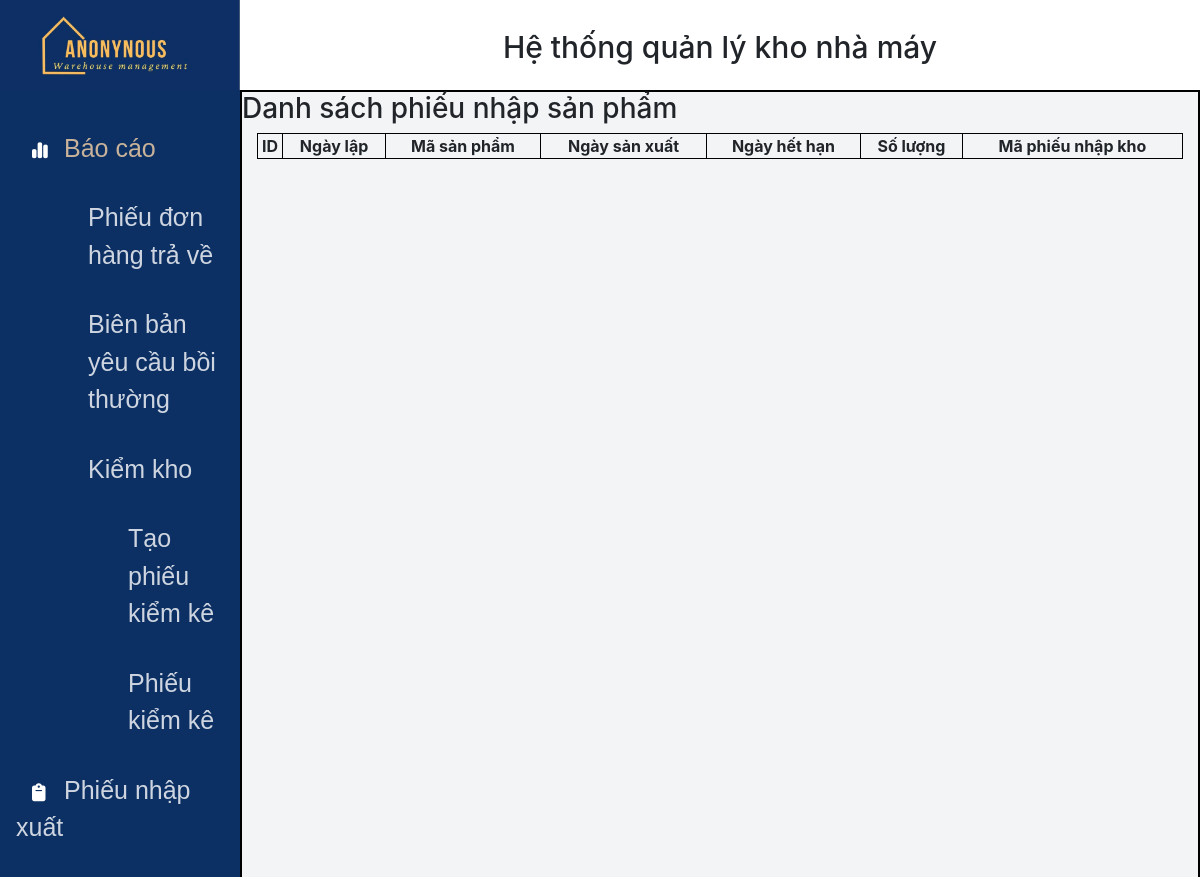
The page /DSphieuNhapSP.php (upper part) on the database as committed earlier.
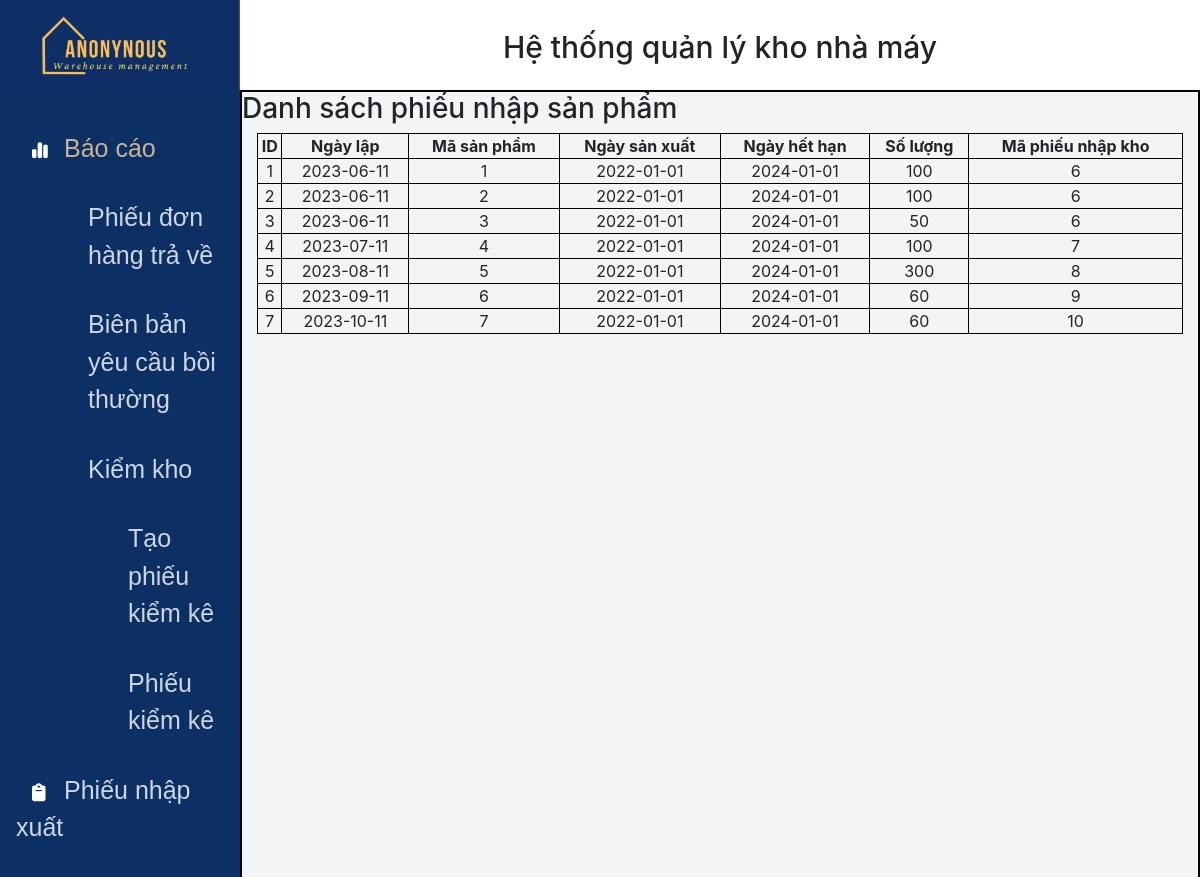
The same page on the database as committed later.
### tables this page shows
CREATE TABLE `chitietphieunhapsanpham` (
  `ID` int(11) NOT NULL,
  `SoLuong` int(11) NOT NULL,
  `NgaySX` date NOT NULL,
  `NgayHH` date NOT NULL,
  `MaSanPham` int(11) NOT NULL,
  `MaPhieuNhapKho` int(11) NOT NULL
);

CREATE TABLE `phieunhapkho` (
  `MaPhieuNhapKho` int(11) NOT NULL,
  `NgayLap` date NOT NULL,
  `MaKho` int(11) NOT NULL
);

### DSphieuNhapSP.php (the view, shortened to what this page needs)
<!DOCTYPE html>
<html lang="en">
<head>
    <link rel="stylesheet" href="static/css/styles.css">
    <link rel="stylesheet" href="static/css/bootstrap.min.css">
    <link rel="stylesheet" href="static/css/styles.css">
</head>
<body>
    <div class="header">
        <div class="header_inner">
            <div class="header_left">
                <a href="index.php"><img src="static/img/logo2.jpg" alt=""></a>
            </div>
            <div class="header_right">
                <h2>Hệ thống quản lý kho nhà máy</h2>
            </div>
        </div>
    </div>
    <div class="body_section">
        <div class="body_section_inner">
            <div class="body_section_inner_left">
            <div class="navbar">
                    <ul>
                        <li><i class="fa-solid fa-chart-simple"></i><a href="#"  id="color_highlight">Báo cáo</a></li>
                            <ul class="navbar_fix1">
                                <li><a href="index.php?page_layout=phieudonhangtrave">Phiếu đơn hàng trả về</a></li>
                                <li><a href="index.php?page_layout=bienbanyeucauboithuong">Biên bản yêu cầu bồi thường</a></li>
                                <li><a href="index.php?page_layout=phieukiemke">Kiểm kho</a></li>
                                    <ul class="navbar_fix2">
                                        <li><a href="index.php?page_layout=taophieukiemke">Tạo phiếu kiểm kê</a></li>
                                        <li><a href="index.php?page_layout=phieukiemke" >Phiếu kiểm kê</a></li>
                                    </ul>
                            </ul>
                        <li><i class="fa-solid fa-clipboard"></i><a href="index.php?page_layout=phieunhapxuat">Phiếu nhập xuất</a></li>
                        <ul class="navbar_fix1">
                            <li><a href="index.php?page_layout=phieunhapnvl">Phiếu nhập nguyên vật liệu</a></li>
                        </ul>
                    </ul>
                </div>
            </div>
            <div class="body_section_inner_right">
                <h3>Danh sách phiếu nhập sản phẩm</h3>
                <div class="col-md-12" >
                <table class="table-one">
                    <thead>
                        <tr>
                            <th>ID</th>
                            <th>Ngày lập</th>
                            <th>Mã sản phẩm</th>
                            <th>Ngày sản xuất</th>
                            <th>Ngày hết hạn</th>
                            <th>Số lượng </th>
                            <th>Mã phiếu nhập kho</th>
                        </tr>
                    </thead>
                    <tbody>
                        <?php
                        $conn=mysqli_connect("localhost","root","" ,"nhom2_qlkho");
                        $query="SELECT * FROM  chitietphieunhapsanpham x inner join phieunhapkho y on x.MaPhieuNhapKho = y.MaPhieuNhapKho";
                        $data=mysqli_query($conn,$query);
                        while($row=mysqli_fetch_assoc($data)){
                            echo '<tr>';
                            echo '<td>'.
                                $row['ID']
                                .'</td>';
                            echo '<td>'.
                                $row['NgayLap']
                                .'</td>';
                            echo '<td>'.
                                $row['MaSanPham']
                                .'</td>';
                            echo '<td>'.
                                $row['NgaySX']
                                .'</td>';
                            echo '<td>'.
                                $row['NgayHH']
                                .'</td>';
                            echo '<td>'.
                                $row['SoLuong']
                                .'</td>';
                            echo '<td>'.
                                $row['MaPhieuNhapKho']
                                .'</td>';
                            echo '</tr>';
                        }
                        ?>
                    </tbody>
                </table>
            </div>
        </div>
    </div>
</body>
</html>

### static/css/styles.css (style rules this page uses)
* { box-sizing: border-box; margin: 0; padding: 0; }
.header { width: 100%; }
.header_inner { width: 100%; height: auto; display: inline-flex; justify-content: space-between; }
.header_left { width: 20%; height: auto; }
.header_left img { width: 100%; height:100%; }
.header_right { width: 80%; height: auto; }
.header_right h2 { font-size: 30px; text-align: center; display: flex; justify-content: center; align-items: center; height: 100%; width: 100%; }
.body_section { width: 100%; margin-top: -4px; }
.body_section_inner { width: 100%; display: inline-flex; justify-content: space-evenly; }
.body_section_inner_left { width: 20%; height: auto; background-color: #0c3064; }
.navbar { width: 100%; height: auto; }
.navbar li { width: 100%; height: auto; padding-top: 2rem; list-style: none; }
.navbar li a { padding-left: 2rem; font-size: 25px; text-decoration: none; font-family: 'Raleway',sans-serif; cursor: pointer; color: #fff; opacity: 0.8; z-index: 1; }
.body_section_inner_right { width: 80%; height: auto; background-color: #f3f4f6; border: 2px solid black; }
.navbar_fix1 li,.navbar_fix2 li { width: 100%; height: auto; padding-top: 2rem; list-style: none; }
.navbar_fix1 li a { padding-left: 4.5rem; font-size: 25px; text-decoration: none; font-family: 'Raleway',sans-serif; cursor: pointer; color: #fff; opacity: 0.8; z-index: 1; display: flex; }
i { text-decoration: none; cursor: pointer; font-size: 18px; color: white; padding-left: 1rem; width:5%; }
.navbar_fix2 li a { padding-left: 7rem; font-size: 25px; text-decoration: none; font-family: 'Raleway',sans-serif; cursor: pointer; color: #fff; opacity: 0.8; z-index: 1; display: flex; }
#color_highlight { color: rgb(248, 211, 167); }
.table-one, thead, th,td { border: 1px solid black; justify-content: center; text-align: center; }
table { width:100%; }
th { width: calc((100%/6)-1px); }

Rows that differ between the two databases and show on the page:
added chitietphieunhapsanpham: ID "1", phieunhapkho.NgayLap "2023-06-11", MaSanPham "1", NgaySX "2022-01-01", NgayHH "2024-01-01", SoLuong "100", phieunhapkho.MaPhieuNhapKho "6"
added chitietphieunhapsanpham: ID "2", phieunhapkho.NgayLap "2023-06-11", MaSanPham "2", NgaySX "2022-01-01", NgayHH "2024-01-01", SoLuong "100", phieunhapkho.MaPhieuNhapKho "6"
added chitietphieunhapsanpham: ID "3", phieunhapkho.NgayLap "2023-06-11", MaSanPham "3", NgaySX "2022-01-01", NgayHH "2024-01-01", SoLuong "50", phieunhapkho.MaPhieuNhapKho "6"
added chitietphieunhapsanpham: ID "4", phieunhapkho.NgayLap "2023-07-11", MaSanPham "4", NgaySX "2022-01-01", NgayHH "2024-01-01", SoLuong "100", phieunhapkho.MaPhieuNhapKho "7"
added chitietphieunhapsanpham: ID "5", phieunhapkho.NgayLap "2023-08-11", MaSanPham "5", NgaySX "2022-01-01", NgayHH "2024-01-01", SoLuong "300", phieunhapkho.MaPhieuNhapKho "8"
added chitietphieunhapsanpham: ID "6", phieunhapkho.NgayLap "2023-09-11", MaSanPham "6", NgaySX "2022-01-01", NgayHH "2024-01-01", SoLuong "60", phieunhapkho.MaPhieuNhapKho "9"
added chitietphieunhapsanpham: ID "7", phieunhapkho.NgayLap "2023-10-11", MaSanPham "7", NgaySX "2022-01-01", NgayHH "2024-01-01", SoLuong "60", phieunhapkho.MaPhieuNhapKho "10"
